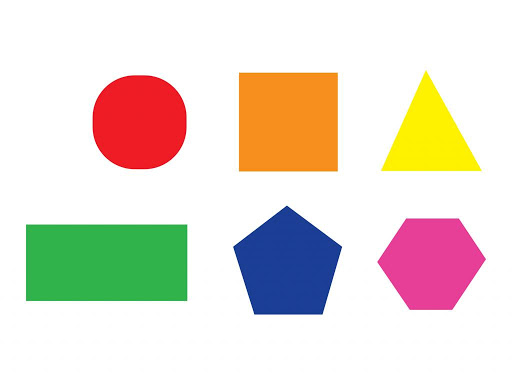
#> input picture images/shapes.jpg, 512 x 385 px
$ python ex4b.py
#> lines starting #> are read from the running program, lines starting #| are printed output that depends on the picture; after the words box and inside, x2 and y2 are one past the last pixel; in counts of white or black regions, pixels touching at a corner belong together
import cv2
import numpy as np

# Shin Tomasi corner detector
# https://www.programcreek.com/python/example/89311/cv2.goodFeaturesToTrack
def shinTomasi(gray, im):
    corners = cv2.goodFeaturesToTrack(gray, 100, 0.01, 10)
    corners = np.int0(corners)
    for corner in corners:
        x, y = corner.ravel()
        cv2.circle(im, (x, y), 3, [0, 0, 255], -1)
    return im

def main():
    im = cv2.imread("images/shapes.jpg", 1)  # loads image
#> im is the input picture: shape (385, 512, 3); mean B, G, R 209.6, 220.8, 230.3
    gray = cv2.cvtColor(im, cv2.COLOR_BGR2GRAY)
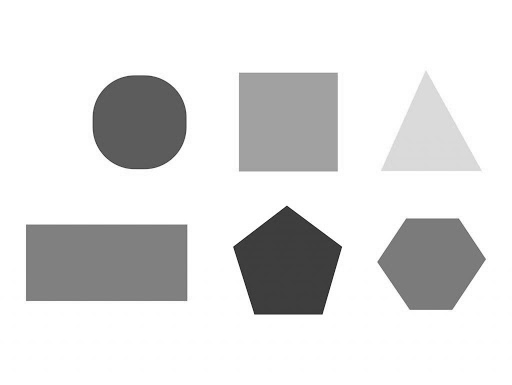
#> gray: shape (385, 512); min 28, max 255, mean 222.3

    cv2.imshow('Original', im)
    cv2.waitKey(0)
    cv2.imshow('Feature Result', shinTomasi(gray, im))
#> in shinTomasi, `corners = cv2.goodFeaturesToTrack(gray, 100, 0.01, 10)`: corners = 38 rows, first 8: [254, 313], [321, 313], [286, 206], [341, 246], [186, 225], [233, 246], [26, 300], [186, 300]
#> the loop in shinTomasi, `for corner in corners:` made 38 passes
#> (x, y) on passes 1 to 12: (254, 313), (321, 313), (286, 206), (341, 246), (186, 225), (233, 246), (26, 300), (186, 300), (26, 225), (239, 73), (239, 170), (336, 170)
#> after the loop in shinTomasi, `for corner in corners:`:
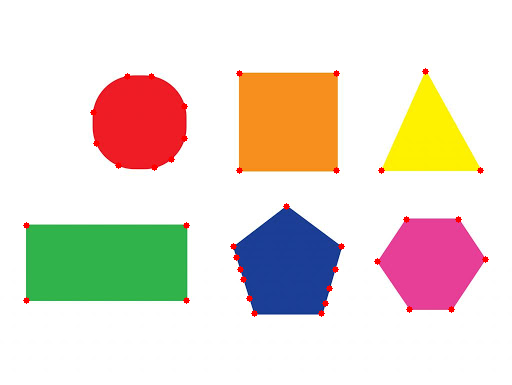
#> im: shape (385, 512, 3); 0.56% of pixels changed, all inside (x1, y1, x2, y2) = (23, 68, 489, 317)
    cv2.waitKey(0)

    im = cv2.imread("images/tol.jpg", 1)  # loads image
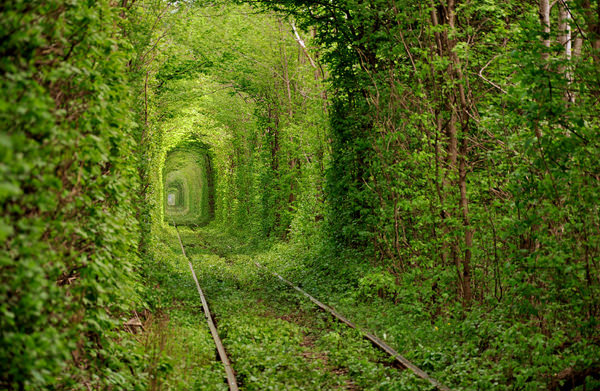
#> input picture images/tol.jpg, 600 x 391 px
#> im is the input picture: shape (391, 600, 3); mean B, G, R 26.1, 99.1, 80.9
    gray = cv2.cvtColor(im, cv2.COLOR_BGR2GRAY)
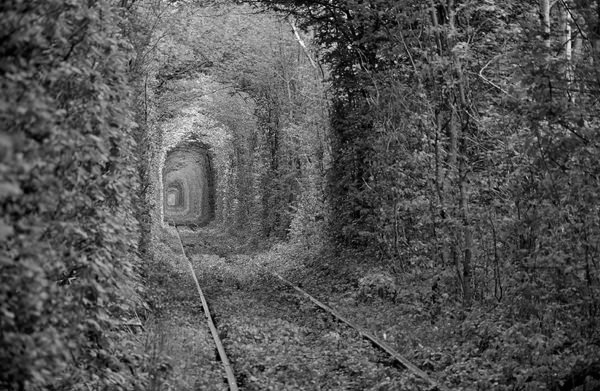
#> gray: shape (391, 600); min 0, max 254, mean 85.4

    cv2.imshow('Original', im)
    cv2.waitKey(0)
    cv2.imshow('Feature Result', shinTomasi(gray, im))
#> in shinTomasi (call 2), `corners = cv2.goodFeaturesToTrack(gray, 100, 0.01, 10)`: corners = 100 rows, first 8: [350, 47], [331, 18], [356, 34], [310, 8], [376, 64], [345, 17], [347, 95], [324, 45]
#> the loop in shinTomasi (call 2), `for corner in corners:` made 100 passes
#> (x, y) on passes 1 to 12: (350, 47), (331, 18), (356, 34), (310, 8), (376, 64), (345, 17), (347, 95), (324, 45), (395, 61), (338, 76), (325, 7), (353, 65)
#> after the loop in shinTomasi (call 2), `for corner in corners:`:
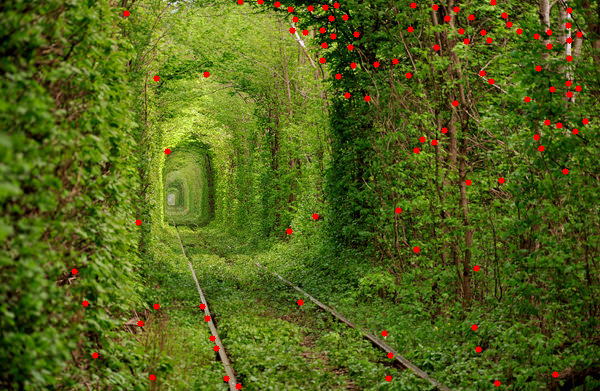
#> im: shape (391, 600, 3); 1.23% of pixels changed, all inside (x1, y1, x2, y2) = (71, 0, 589, 390)
    cv2.waitKey(0)
    cv2.destroyAllWindows()

if __name__ == '__main__':
    main()
